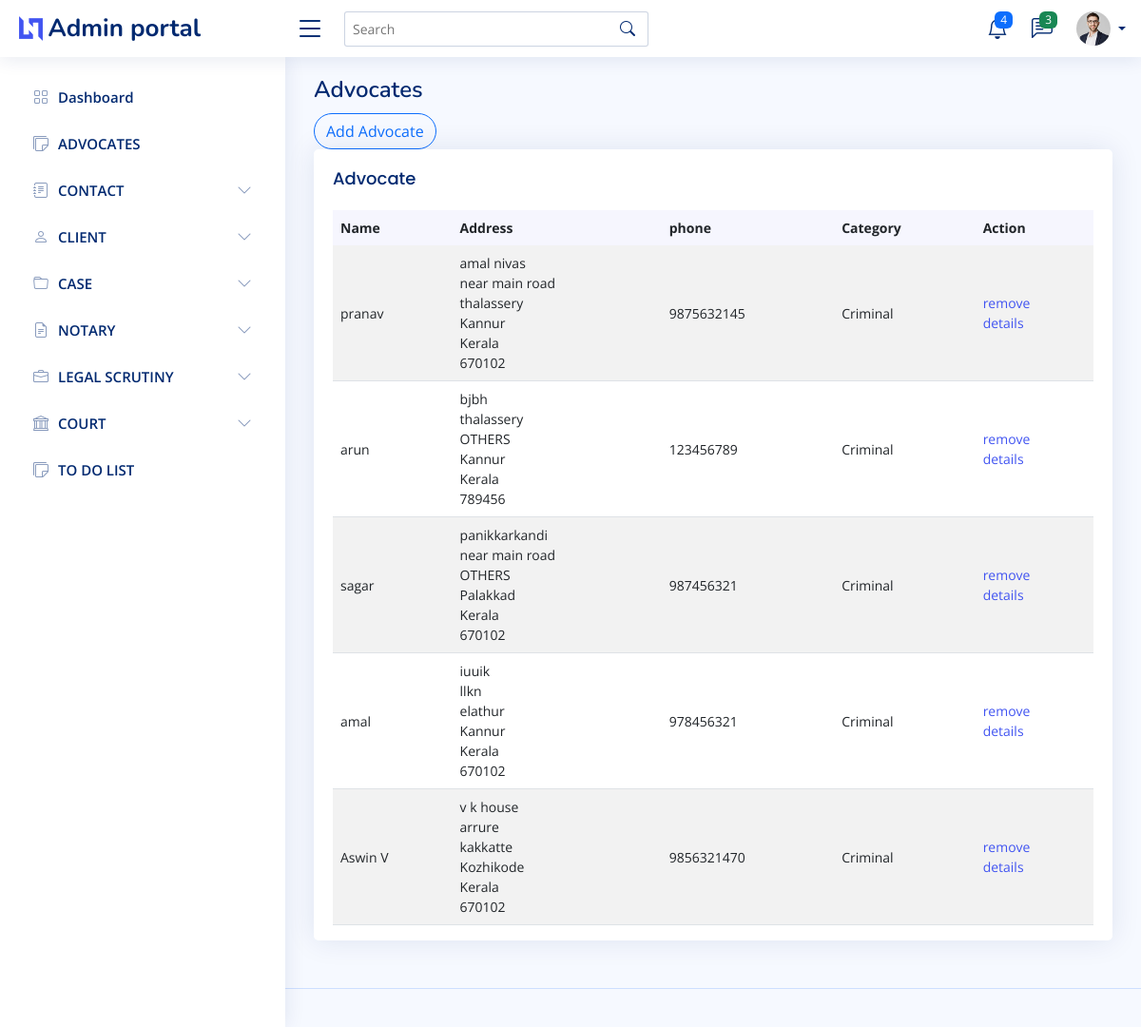
Page /viewadvocates (signed in) on the earlier database version.
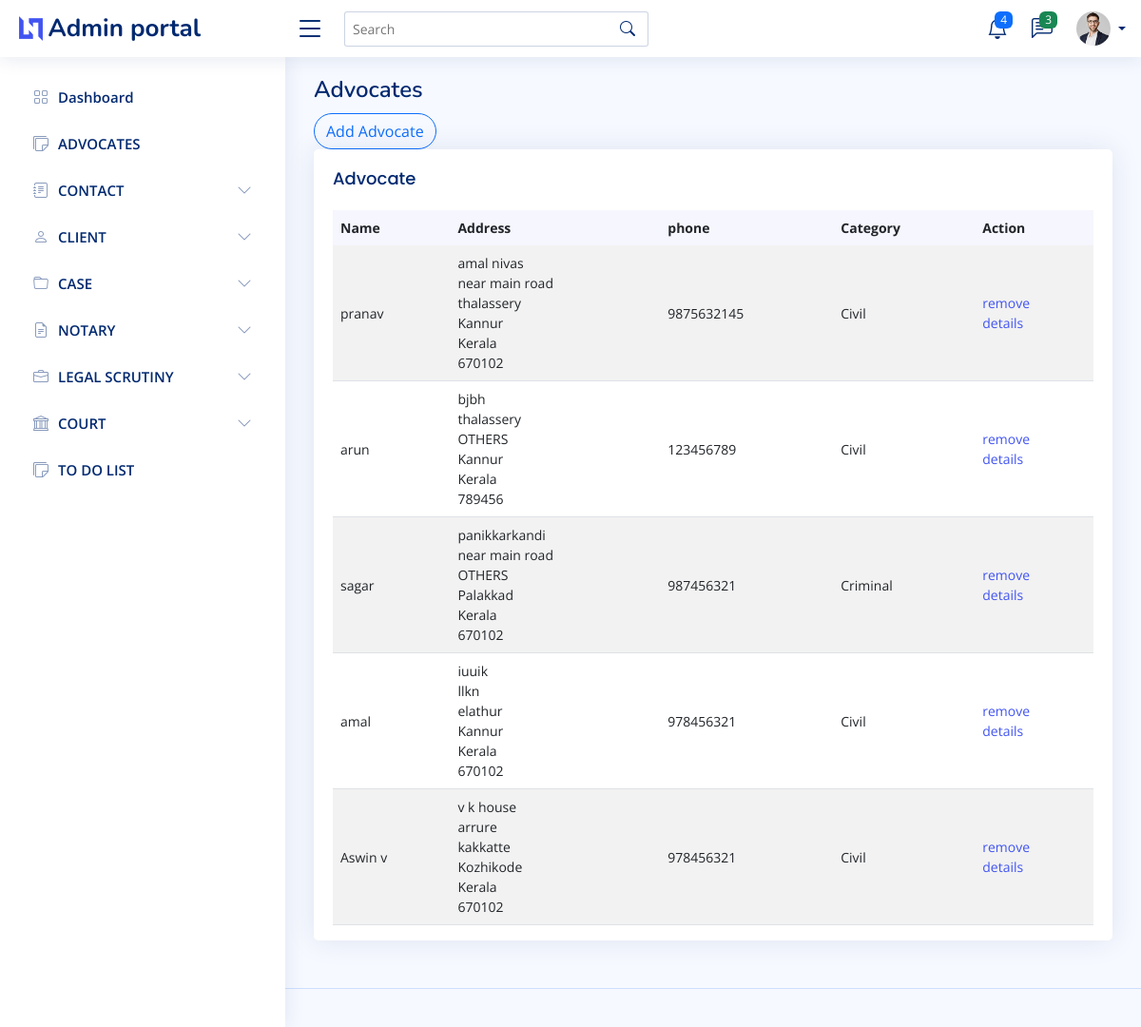
Same page on the later database version.
### Admin_user/models.py (models this page shows, shortened)
class Advocate(models.Model):
    name=models.CharField(max_length=50)
    address=models.ForeignKey(Address,on_delete=models.DO_NOTHING)
    phone=models.IntegerField()
    court=models.ForeignKey(Court,null=True, on_delete=models.SET_NULL)
    specialization=models.CharField(default="Criminal", max_length=60)

class Address(models.Model):
    House_name=models.CharField(max_length=50)
    Place=models.CharField(max_length=50)
    City=models.CharField(max_length=50)
    State=models.ForeignKey(State, on_delete=models.CASCADE)
    district=models.ForeignKey(District, on_delete=models.CASCADE)
    Country=models.CharField(max_length=50)
    Pin=models.IntegerField()
    def __str__(self):
        return self.House_name

class District(models.Model):
    state=models.ForeignKey(State, on_delete=models.CASCADE)
    district=models.CharField(max_length=50)
    def __str__(self):
        return self.district

class State(models.Model):
    state=models.CharField(max_length=50)
    def __str__(self):
        return self.state

### Admin_user/views.py (the view)
# urls.py: path("viewadvocates",view_advocate,name="advocates" ),
def view_advocate(request):
    if  (request.user.is_authenticated and check_user_is_admin(request)):
        return redirect("/login")
    context={}
    context["advocate"]=True
    context["title"]="Advocates"
    if not request.user.is_authenticated:
        return redirect("/login")
    context["data"]=Advocate.objects.all()
    return render(request,"admin/advocate_view.html",context)

### Admin_user/views.py (called while the page is built)
def check_user_is_admin(request):
    return   (request.user.username[2:].isnumeric() and request.user.username[:2]=="ad")

### templates/admin/advocate_view.html (shortened to what this page needs)
{% extends 'admin/main.html' %}
{% block content %}
<a type="button" class="btn btn-outline-primary rounded-pill" href="{% url 'add_advocates' %}">Add Advocate</a>
<div class="col-12">
    <div class="card top-selling overflow-auto">
      <div class="card-body pb-0">
          <h5 class="card-title">Advocate </h5>
          <table class="table table-striped">
            <thead>
              <tr>
                <th class="fw-bold" scope="col">Name</th>
                <th class="fw-bold" scope="col">Address</th>
                <th class="fw-bold" scope="col">phone</th>
                <th class="fw-bold" scope="col">Category</th>
                <th class="fw-bold" scope="col">Action</th>
              </tr>
            </thead>
            <tbody>
              {% for i in data %}
              <tr>
                <td>{{i.name}}</td>
                <td>{{i.address}}<br>
                  {{i.address.Place}}<br>
                  {{i.address.City}}<br>
                  {{i.address.district}}<br>
                  {{i.address.State}}<br>
                  {{i.address.Pin}}<br>
                </td>
                <td >{{i.phone}}</td>
                <td >{{i.specialization}}</td>
                <td><a href="/removeadvocate/{{i.id}}">remove</a>
                <br><a href="{% url 'advocatedetails' id=i.id %}">details</a></td>
              </tr>
              {% endfor %}
            </tbody>
          </table>
        </div>
      </div>
    </div>
{% endblock content %}

Differences in the rows shown:
changed Advocate "pranav": specialization "Criminal" → "Civil"
changed Advocate "arun": specialization "Criminal" → "Civil"
changed Advocate "amal": specialization "Criminal" → "Civil"
changed Advocate "v k house": name "Aswin V" → "Aswin v"; phone "9856321470" → "978456321"; specialization "Criminal" → "Civil"
